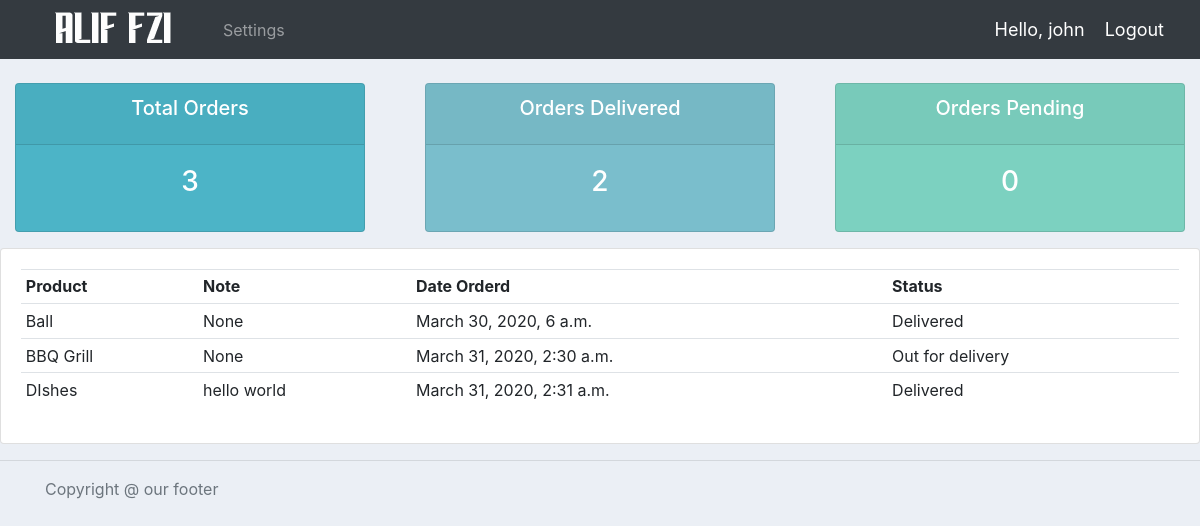
The page /user/ (signed in) on the database its author committed.
### accounts/models.py (models this page shows)
class Order(models.Model):
	STATUS = (
			('Pending', 'Pending'),
			('Out for delivery', 'Out for delivery'),
			('Delivered', 'Delivered'),
			)
	customer = models.ForeignKey(Customer, null=True, on_delete= models.SET_NULL)
	product = models.ForeignKey(Product, null=True, on_delete= models.SET_NULL)
	date_created = models.DateTimeField(auto_now_add=True, null=True)
	status = models.CharField(max_length=200, null=True, choices=STATUS)
	note = models.CharField(max_length=1000, null=True)
	def __str__(self):
		return self.product.name

class Product(models.Model):
	CATEGORY = (
			('Indoor', 'Indoor'),
			('Out Door', 'Out Door'),
			)
	name = models.CharField(max_length=200, null=True)
	price = models.FloatField(null=True)
	category = models.CharField(max_length=200, null=True, choices=CATEGORY)
	description = models.CharField(max_length=200, null=True, blank=True)
	date_created = models.DateTimeField(auto_now_add=True, null=True)
	tags = models.ManyToManyField(Tag)
	def __str__(self):
		return self.name

### accounts/decorators.py (the view)
		def wrapper_func(request, *args, **kwargs):
			group = None
			if request.user.groups.exists():
				group = request.user.groups.all()[0].name
			if group in allowed_roles:
				return view_func(request, *args, **kwargs)
			else:
				return HttpResponse('You are not authorized to view this page')

### accounts/views.py (called while the page is built)
@login_required(login_url='login')
@allowed_users(allowed_roles=['customer'])
def userPage(request):
	orders = request.user.customer.order_set.all()
	total_orders = orders.count()
	delivered = orders.filter(status='Delivered').count()
	pending = orders.filter(status='Pending').count()
	print('ORDERS:', orders)
	context = {'orders':orders, 'total_orders':total_orders,
	'delivered':delivered,'pending':pending}
	return render(request, 'accounts/user.html', context)

### accounts/templates/accounts/user.html
{%  extends 'accounts/main.html' %}
{% block content %}
{%  include 'accounts/status.html' %}
<div class="row">
	<div class="col-md">
		<div class="card card-body">
			<table class="table table-sm">
				<tr>
					<th>Product</th>
					<th>Note</th>
					<th>Date Orderd</th>
					<th>Status</th>
				</tr>
				{% for order in orders %}
				<tr>
					<td>{{order.product}}</td>
					<td>{{order.note}}</td>
					<td>{{order.date_created}}</td>
					<td>{{order.status}}</td>
				</tr>
				{% endfor %}
			</table>
		</div>
	</div>
</div>
{% endblock content %}

### accounts/templates/accounts/navbar.html (shortened to what this page needs)
{% load static %}
<nav class="navbar navbar-expand-lg navbar-dark bg-dark">
 <img src="{% static 'images/logo.png' %}">
  <div class="collapse navbar-collapse" id="navbarNav">
    <ul class="navbar-nav">
      {% if request.user.is_staff %}
      <li class="nav-item active">
        <a class="nav-link" href="{% url 'home' %}">Dashboard</a>
      </li>
      <li class="nav-item">
        <a class="nav-link" href="{% url 'products' %}">Products</a>
      </li>
      {% else %}
       <li class="nav-item">
        <a class="nav-link" href="{% url 'account' %}">Settings</a>
      </li>
      {% endif %}
    </ul>
  </div>
  <span class="hello-msg">Hello, {{request.user}}</span>
  <span ><a  class="hello-msg" href="{% url 'logout' %}">Logout</a></span>
</nav>

### static/css/main.css (style rules this page uses)
body { background-color: #ebeff5; }

### accounts/templates/accounts/navbar.html (style rules this page uses)
.hello-msg { font-size: 18px; color: #fff; margin-right: 20px; }

### rows shown on the page
Order: product "Ball", note "None", date_created "March 30, 2020, 6 a.m.", status "Delivered"
Order: product "BBQ Grill", note "None", date_created "March 31, 2020, 2:30 a.m.", status "Out for delivery"
Order: product "DIshes", note "hello world", date_created "March 31, 2020, 2:31 a.m.", status "Delivered"

### other values the page prints
{{ request.user }} "john"
{{ total_orders }} "3"
{{ delivered }} "2"
{{ pending }} "0"
